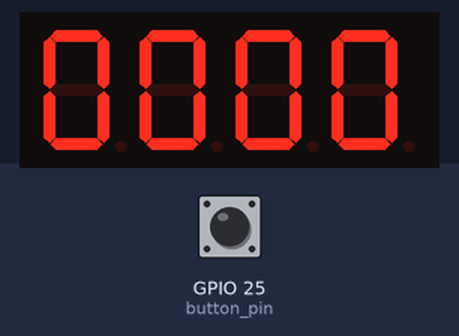
Simulated run of this program. Board: Raspberry Pi (BCM pin numbers). On the bench: 4-digit seven-segment display. The inputs (shaded band) are chosen by the test bench; at power-on: GPIO 25 (button_pin) LOW. The segment pins are drawn as the display they are named for.

Above: at 1.2 s.
1.3 s: GPIO 25 (button_pin) pulled HIGH for 1 s
At 3.4 s:
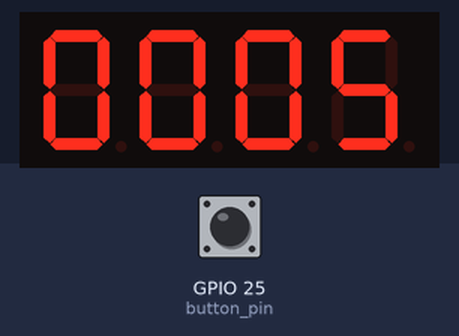
3.8 s: GPIO 25 (button_pin) pulled HIGH for 0.15 s
At 5.2 s:
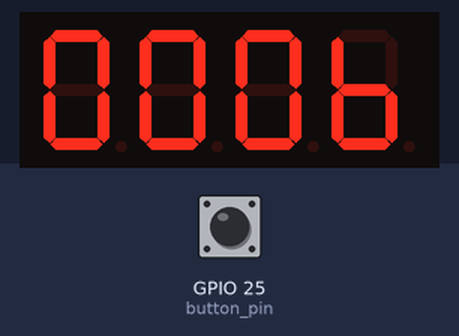
5.5 s: GPIO 25 (button_pin) pulled HIGH for 0.15 s
At 6.9 s:
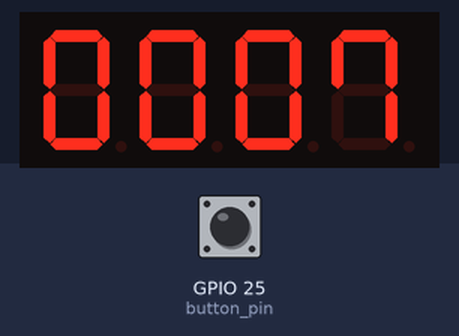
7.2 s: GPIO 25 (button_pin) pulled HIGH for 1 s
At 9.6 s:
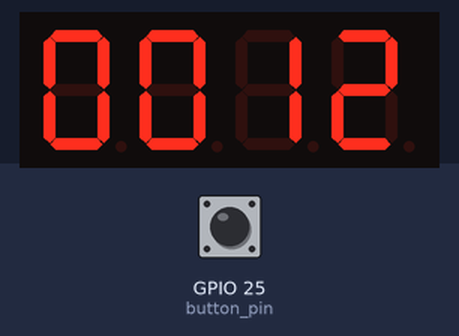
Timing chart, 0 to 10.7 s (numbered marks = the images above; inputs shaded):
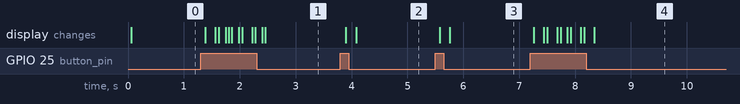

The program:

seg07.py
```python
import RPi.GPIO as GPIO
import time

segment_pins = [4, 5, 6, 12, 13, 16, 17]
digit_pins = [20, 21, 22, 23]
button_pin = 25

segment_patterns = [
    [1, 1, 1, 1, 1, 1, 0],  # 0
    [0, 1, 1, 0, 0, 0, 0],  # 1
    [1, 1, 0, 1, 1, 0, 1],  # 2
    [1, 1, 1, 1, 0, 0, 1],  # 3
    [0, 1, 1, 0, 0, 1, 1],  # 4
    [1, 0, 1, 1, 0, 1, 1],  # 5
    [0, 0, 1, 1, 1, 1, 1],  # 6
    [1, 1, 1, 0, 0, 1, 0],  # 7
    [1, 1, 1, 1, 1, 1, 1],  # 8
    [1, 1, 1, 0, 0, 1, 1]   # 9
]

def setup():
    GPIO.setmode(GPIO.BCM)
    for pin in segment_pins:
        GPIO.setup(pin, GPIO.OUT)

    for pin in digit_pins:
        GPIO.setup(pin, GPIO.OUT)
        GPIO.output(pin, GPIO.HIGH)

    GPIO.setup(button_pin, GPIO.IN, pull_up_down=GPIO.PUD_DOWN)

def display_number(number):
    digits = [int(d) for d in str(number).zfill(4)]
    for i in range(4):
        GPIO.output(digit_pins[i], GPIO.LOW)
        pattern = segment_patterns[digits[i]]
        for pin, state in zip(segment_pins, pattern):
            GPIO.output(pin, state)
        time.sleep(0.005)
        GPIO.output(digit_pins[i], GPIO.HIGH)

def main():
    setup()
    current_number = 0
    try:
        while True:
            display_number(current_number)
            if GPIO.input(button_pin) == GPIO.HIGH:
                current_number += 1
                if current_number > 9999:
                    current_number = 0
                time.sleep(0.2)
    except KeyboardInterrupt:
        GPIO.cleanup()

if __name__ == '__main__':
    main()
```

Measured:
- after the input at 1.3 s, the display: first changes after 0.08 s (image 1 shows a later state)
- after the input at 3.8 s, the display: first changes after 0.10 s (image 2 shows a later state)
- after the input at 5.5 s, the display: first changes after 0.08 s (image 3 shows a later state)
- after the input at 7.2 s, the display: first changes after 0.06 s (image 4 shows a later state)
